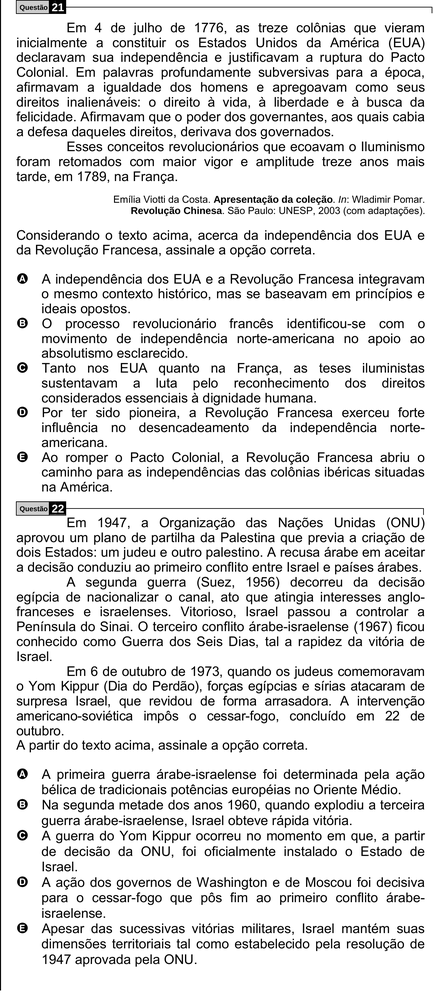
#> input picture 4passo/933-cortadas/pagina_enem_9_direita.png, 433 x 1000 px, shrunk from 1276 x 2944 before the run; its folder holds 2 pictures in this run
$ python remover-bordas-internas.py
#> lines starting #> are read from the running program, lines starting #| are printed output that depends on the picture

from PIL import Image
import os

pasta_imagens = "933-cortadas"
pasta_saida = "933-sem-bordas"

# [8 lines of commented-out code are left out]

os.makedirs(pasta_saida, exist_ok=True)

for nome_arquivo in os.listdir(pasta_imagens):
    if nome_arquivo.lower().endswith(".png"):
        caminho_entrada = os.path.join(pasta_imagens, nome_arquivo)
        imagem = Image.open(caminho_entrada)
#> imagem is the input picture: PIL image 433x1000 RGB; min 0, max 255, mean 222.1

        largura, altura = imagem.size
#> largura = 433; altura = 1000

        # Aplica o corte original das bordas totais
        caixa_corte = (0, 0, largura, altura)
#> caixa_corte = (0, 0, 433, 1000)

        # Aplica cortes adicionais baseados no nome do arquivo
        if nome_arquivo.endswith("_esquerda.png"):
            #caixa_corte = (caixa_corte[0], caixa_corte[1], caixa_corte[2] - 31, caixa_corte[3]) # ESQUERDA do pixel 933 cortado ao meio
            #caixa_corte = (caixa_corte[0], caixa_corte[1], caixa_corte[2] - 40, caixa_corte[3]) # ESQUERDA do pixel 992 cortado ao meio
            #caixa_corte = (caixa_corte[0], caixa_corte[1], caixa_corte[2] - 40, caixa_corte[3]) # ESQUERDA do pixel 1092 cortado ao meio
            caixa_corte = (caixa_corte[0], caixa_corte[1], caixa_corte[2] - 42, caixa_corte[3]) # ESQUERDA do pixel 1169 cortado ao meio

        elif nome_arquivo.endswith("_direita.png"):
            #caixa_corte = (caixa_corte[0] + 47, caixa_corte[1], caixa_corte[2] - 2, caixa_corte[3]) # DIREITA do pixel 933 cortado ao meio
            #caixa_corte = (caixa_corte[0] + 48, caixa_corte[1], caixa_corte[2] - 17, caixa_corte[3]) # DIREITA do pixel 992 cortado ao meio
            #caixa_corte = (caixa_corte[0] + 48, caixa_corte[1], caixa_corte[2], caixa_corte[3]) # DIREITA do pixel 1092 cortado ao meio
            caixa_corte = (caixa_corte[0] + 48, caixa_corte[1], caixa_corte[2] - 16, caixa_corte[3]) # DIREITA do pixel 1169 cortado ao meio
#> caixa_corte = (48, 0, 417, 1000)

        imagem_cortada = imagem.crop(caixa_corte)
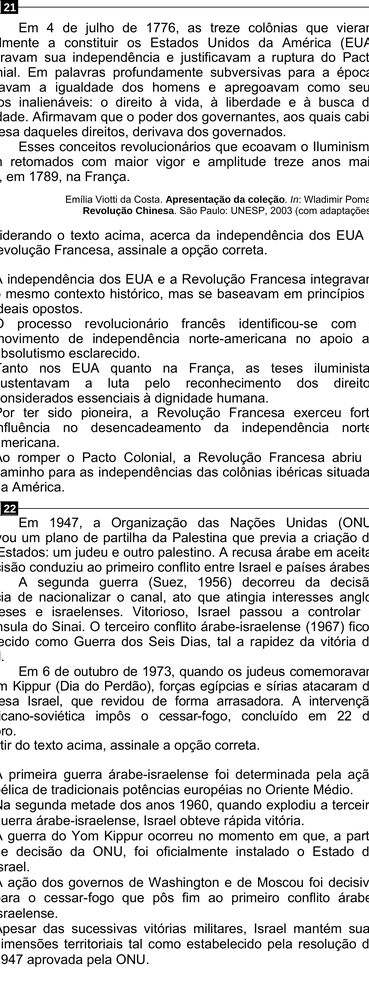
#> imagem_cortada: PIL image 369x1000 RGB; min 0, max 255, mean 220.5

        caminho_saida = os.path.join(pasta_saida, nome_arquivo)
        imagem_cortada.save(caminho_saida)
#> pass 2 of the loop `for nome_arquivo in os.listdir(pasta_imagens):`:
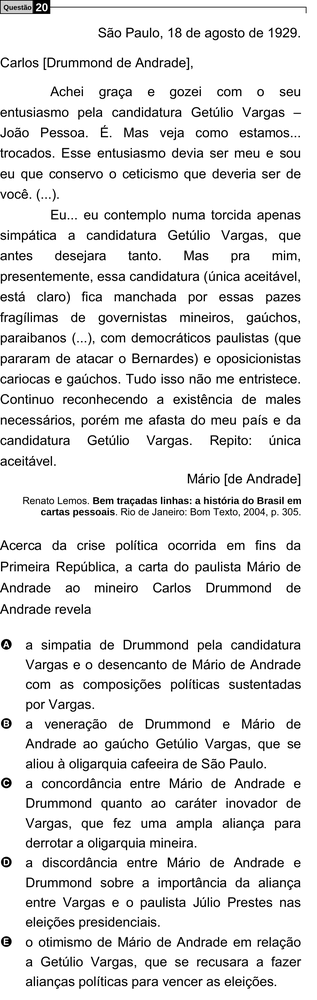
#> input picture 4passo/933-cortadas/pagina_enem_9_esquerda.png, 317 x 1000 px, shrunk from 933 x 2944 before the run
#> imagem is the input picture: PIL image 317x1000 RGB; min 0, max 255, mean 229.4
#> `imagem_cortada = imagem.crop(caixa_corte)`:
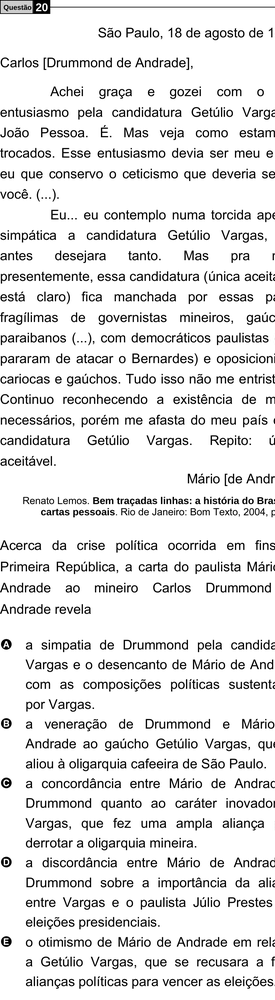
#> imagem_cortada: PIL image 275x1000 RGB; min 0, max 255, mean 227.9

print("Recorte das bordas concluído.")
